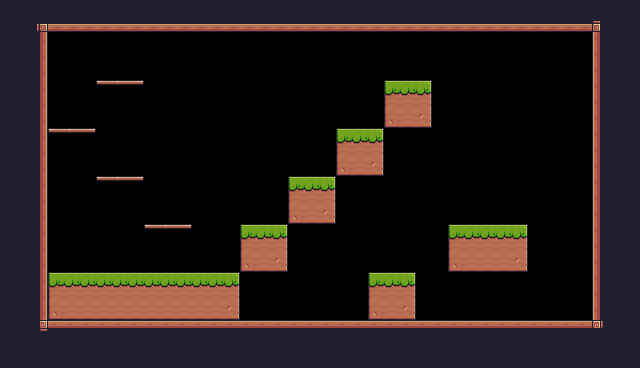

Below is a game level as drawn by its tile map, then a one-line description and the .tmx file that defines it, in full:
An orthogonal 40x23 tile map with 16x16 px tiles, 1 tile layer (Background) and 32 objects (12x Fruit, 4x Platform, 3x Saw, Player, Checkpoint).

<map version="1.10" tiledversion="1.10.2" orientation="orthogonal" renderorder="right-down" width="40" height="23" tilewidth="16" tileheight="16" infinite="0" nextlayerid="4" nextobjectid="65">
 <tileset firstgid="1" source="tiles.tsx" />
 <layer id="1" name="Background" width="40" height="23">
  <properties>
   <property name="BackgroundColor" value="Gray" />
  </properties>
  <data encoding="csv">
24,24,24,24,24,24,24,24,24,24,24,24,24,24,24,24,24,24,24,24,24,24,24,24,24,24,24,24,24,24,24,24,24,24,24,24,24,24,24,24,
24,24,92,134,134,134,134,134,134,134,134,134,134,134,134,134,134,134,134,134,134,134,134,134,134,134,134,134,134,134,134,134,134,134,134,134,134,93,24,24,
24,24,113,72,72,72,72,72,72,72,72,72,72,72,72,72,72,72,72,72,72,72,72,72,72,72,72,72,72,72,72,72,72,72,72,72,72,111,24,24,
24,24,113,72,72,72,72,72,72,72,72,72,72,72,72,72,72,72,72,72,72,72,72,72,72,72,72,72,72,72,72,72,72,72,72,72,72,111,24,24,
24,24,113,72,72,72,72,72,72,72,72,72,72,72,72,72,72,72,72,72,72,72,72,72,72,72,72,72,72,72,72,72,72,72,72,72,72,111,24,24,
24,24,113,72,72,72,40,41,42,72,72,72,72,72,72,72,72,72,72,72,72,72,72,72,7,8,9,72,72,72,72,72,72,72,72,72,72,111,24,24,
24,24,113,72,72,72,72,72,72,72,72,72,72,72,72,72,72,72,72,72,72,72,72,72,29,30,31,72,72,72,72,72,72,72,72,72,72,111,24,24,
24,24,113,72,72,72,72,72,72,72,72,72,72,72,72,72,72,72,72,72,72,72,72,72,51,52,53,72,72,72,72,72,72,72,72,72,72,111,24,24,
24,24,113,40,41,42,72,72,72,72,72,72,72,72,72,72,72,72,72,72,72,7,8,9,72,72,72,72,72,72,72,72,72,72,72,72,72,111,24,24,
24,24,113,72,72,72,72,72,72,72,72,72,72,72,72,72,72,72,72,72,72,29,30,31,72,72,72,72,72,72,72,72,72,72,72,72,72,111,24,24,
24,24,113,72,72,72,72,72,72,72,72,72,72,72,72,72,72,72,72,72,72,51,52,53,72,72,72,72,72,72,72,72,72,72,72,72,72,111,24,24,
24,24,113,72,72,72,40,41,42,72,72,72,72,72,72,72,72,72,7,8,9,72,72,72,72,72,72,72,72,72,72,72,72,72,72,72,72,111,24,24,
24,24,113,72,72,72,72,72,72,72,72,72,72,72,72,72,72,72,29,30,31,72,72,72,72,72,72,72,72,72,72,72,72,72,72,72,72,111,24,24,
24,24,113,72,72,72,72,72,72,72,72,72,72,72,72,72,72,72,51,52,53,72,72,72,72,72,72,72,72,0,0,0,72,72,72,72,72,111,24,24,
24,24,113,72,72,72,72,72,72,40,41,42,72,72,72,7,8,9,0,0,0,72,72,72,72,72,72,72,7,8,8,8,9,72,72,72,72,111,24,24,
24,24,113,72,72,72,72,72,72,72,72,72,72,72,72,29,30,31,0,0,0,72,72,72,72,72,72,72,29,30,30,30,31,72,72,72,72,111,24,24,
24,24,113,72,72,72,72,72,72,72,72,72,72,72,72,51,52,53,72,72,72,72,72,72,72,72,72,72,51,52,52,52,53,72,72,72,72,111,24,24,
24,24,113,7,8,8,8,8,8,8,8,8,8,8,9,72,72,72,72,72,72,72,72,7,8,9,72,72,72,72,72,72,72,72,72,72,72,111,24,24,
24,24,113,29,30,30,30,30,30,30,30,30,30,30,31,72,72,72,72,72,72,72,72,29,30,31,72,72,72,72,72,72,72,72,72,72,72,111,24,24,
24,24,113,51,52,52,52,52,52,52,52,52,52,52,53,72,72,72,72,72,72,72,72,51,52,53,72,72,72,72,72,72,72,72,72,72,72,111,24,24,
24,112,114,90,90,90,90,90,90,90,90,90,90,90,90,90,90,90,90,90,90,90,90,90,90,90,90,90,90,90,90,90,90,90,90,90,90,115,24,24,
24,24,24,24,24,24,24,24,24,24,24,24,24,24,24,24,24,24,24,24,24,24,24,24,24,24,24,24,24,24,24,24,24,24,24,24,24,24,24,24,
24,24,24,24,24,24,24,24,24,24,24,24,24,24,24,24,24,24,24,24,24,24,24,24,24,24,24,24,24,24,24,24,24,24,24,24,24,24,24,24
</data>
 </layer>
 <objectgroup id="3" name="Collisions">
  <object id="10" x="32" y="16" width="576" height="16" />
  <object id="11" x="592" y="32" width="16" height="304" />
  <object id="12" x="32" y="320" width="560" height="16" />
  <object id="13" x="32" y="32" width="16" height="288" />
  <object id="16" type="Platform" x="96" y="176" width="48" height="16" />
  <object id="19" type="Platform" x="48" y="128" width="48" height="16" />
  <object id="20" type="Platform" x="96" y="80" width="48" height="16" />
  <object id="21" type="Platform" x="144" y="224" width="48" height="16" />
  <object id="22" x="48" y="272" width="192" height="48" />
  <object id="23" x="240" y="224" width="48" height="48" />
  <object id="24" x="288" y="176" width="48" height="48" />
  <object id="25" x="336" y="128" width="48" height="48" />
  <object id="26" x="384" y="80" width="48" height="48" />
  <object id="27" x="368" y="272" width="48" height="48" />
  <object id="28" x="448" y="224" width="80" height="48" />
 </objectgroup>
 <objectgroup id="2" name="Spawnpoints">
  <object id="1" name="Player" type="Player" x="64" y="240" width="32" height="32" />
  <object id="34" name="Bananas" type="Fruit" x="96" y="48" width="32" height="32" />
  <object id="36" name="Cherries" type="Fruit" x="64" y="96" width="32" height="32" />
  <object id="37" name="Apple" type="Fruit" x="96" y="144" width="32" height="32" />
  <object id="38" name="Orange" type="Fruit" x="240" y="192" width="32" height="32" />
  <object id="39" name="Melon" type="Fruit" x="288" y="144" width="32" height="32" />
  <object id="40" name="Strawberry" type="Fruit" x="336" y="96" width="32" height="32" />
  <object id="41" name="Pineapple" type="Fruit" x="384" y="48" width="32" height="32" />
  <object id="42" name="Kiwi" type="Fruit" x="368" y="240" width="32" height="32" />
  <object id="44" name="Apple" type="Fruit" x="160" y="192" width="32" height="32" />
  <object id="45" name="Apple" type="Fruit" x="160" y="144" width="32" height="32" />
  <object id="46" name="Apple" type="Fruit" x="160" y="96" width="32" height="32" />
  <object id="48" name="Apple" type="Fruit" x="160" y="48" width="32" height="32" />
  <object id="60" name="Saw" type="Saw" x="416" y="304" width="32" height="32">
   <properties>
    <property name="isHorizontal" type="bool" value="true" />
    <property name="offsetNegative" type="float" value="11" />
    <property name="offsetPositive" type="float" value="9" />
   </properties>
  </object>
  <object id="61" name="Saw" type="Saw" x="432" y="112" width="32" height="32">
   <properties>
    <property name="isHorizontal" type="bool" value="true" />
    <property name="offsetNegative" type="float" value="0" />
    <property name="offsetPositive" type="float" value="8" />
   </properties>
  </object>
  <object id="62" name="Saw" type="Saw" x="208" y="192" width="32" height="32">
   <properties>
    <property name="isHorizontal" type="bool" value="false" />
    <property name="offsetNegative" type="float" value="10" />
    <property name="offsetPositive" type="float" value="4" />
   </properties>
  </object>
  <object id="63" name="Checkpoint" type="Checkpoint" x="464" y="160" width="64" height="64" />
 </objectgroup>
</map>
